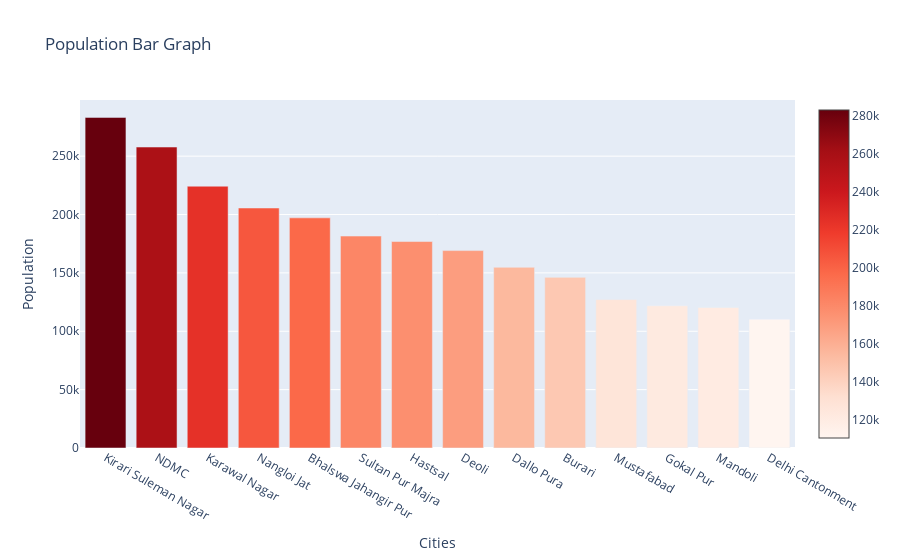

The code cell stored with this chart in its notebook:
### Code cell
# Create a bar graph
fig = go.Figure(data=go.Bar(
        x=df2['City'],  # Set city names as x-axis labels
        y=df2['Populations'],  # Set population values as y-axis values
        marker=dict(color=df2['Populations'], colorscale='Reds', showscale=True),  # Set color scale based on population
    ))

# Customize layout
fig.update_layout(
    title='Population Bar Graph',  # Set title
    xaxis=dict(title='Cities'),  # Set x-axis label
    yaxis=dict(title='Population'),  # Set y-axis label
)

# Show the plot
fig.show()

### Figure 1 — Plotly figure (JSON) as saved in the notebook; plotly's stock layout.template omitted (floating-point values rounded to 4 significant figures)
{"data": [{"marker": {"color": [283211, 257803, 224281, 205596, 197148, 181554, 176877, 169122, 154791, 146190, 127167, 121870, 120417, 110351], "colorscale": [[0, "rgb(255,245,240)"], [0.125, "rgb(254,224,210)"], [0.25, "rgb(252,187,161)"], [0.375, "rgb(252,146,114)"], [0.5, "rgb(251,106,74)"], [0.625, "rgb(239,59,44)"], [0.75, "rgb(203,24,29)"], [0.875, "rgb(165,15,21)"], [1, "rgb(103,0,13)"]], "showscale": true}, "type": "bar", "x": ["Kirari Suleman Nagar", "NDMC", "Karawal Nagar", "Nangloi Jat", "Bhalswa Jahangir Pur", "Sultan Pur Majra", "Hastsal", "Deoli", "Dallo Pura", "Burari", "Mustafabad", "Gokal Pur", "Mandoli", "Delhi Cantonment"], "y": [283211, 257803, 224281, 205596, 197148, 181554, 176877, 169122, 154791, 146190, 127167, 121870, 120417, 110351]}], "layout": {"title": {"text": "Population Bar Graph"}, "xaxis": {"title": {"text": "Cities"}}, "yaxis": {"title": {"text": "Population"}}}}
